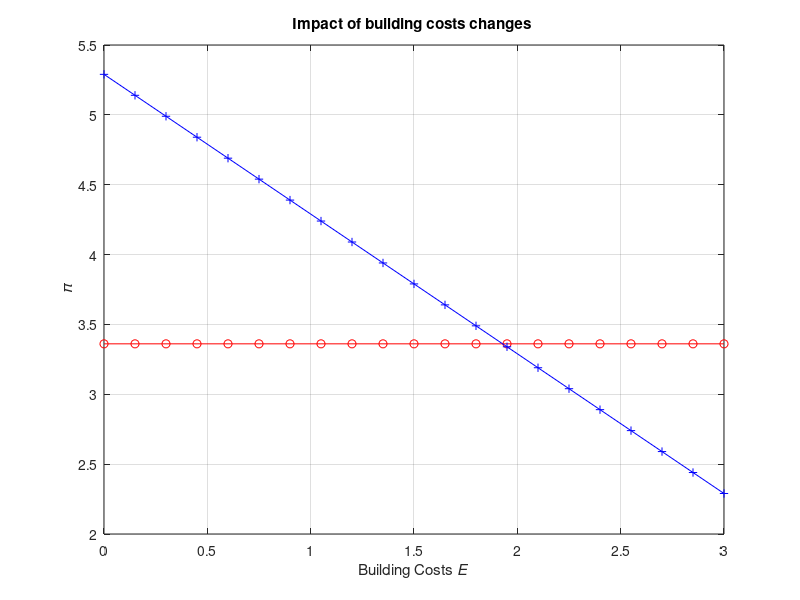

The MATLAB source for this figure: (Note: this script raises an error after producing the figure.)
%% 
clear all;
clc;

%固定参数赋值%
a=0.7;
q=0.5;
c1=0.3;
c2=0.5;
m1=0.3;
m2=0.4;
m3=0.5;
f1=0.7;
f2=0.9;
f3=0.6;
t1=0.5;
t2=0.2;
t3=0.45;
n=100;

g=0.2;r=0.5;e=0.2;x=0.2;b=0.6;
E=0:0.15:3;

y1=1-(1-a)*(b+g)+f1*(r+e)-t1*x-m1-c1;
y2=1+f2*(r+e)-t2*x-m2-c2;
y3=1-(1-q)*(b+g)+f3*(r+e)-t3*x-m3;

%2.对pi的影响%
s1=(1/9)*n*((1-((1-a)*(b+g)-f1*(r+e)+t1*x)-m1-c1).^2)+E-E;
i1=(1/9)*n*((1-((1-a)*(b+g)-f1*(r+e)+t1*x)-m1-c1).^2)+E-E;
s2=(1/9)*n*((1-(-f2*(r+e)+t2*x)-m2-c2).^2)+b-b+E-E;
i2=(1/9)*n*((1-(-f2*(r+e)+t2*x)-m2-c2).^2)+b-b-E;
s3=(1/4)*n*((1-((1-q)*(b+g)-f3*(r+e)+t3*x)-m3).^2)+E-E;

plot(E,i1,'r-o',E,i2,'b-+');
%plot(E,s1,'k-+',E,i1,'r-o',E,s2,'k-o',E,i2,'b-+',E,s3,'k->');
%plot(b,p1,'k-o',b,p2,'k-+',b,p3,'k->',b,w1,'r-o',b,w2,'b-+');
hold on;

title({'Impact of building costs changes '}, 'Interpreter', 'none', 'HorizontalAlignment', 'center');


xlabel('Building Costs\it E');
ylabel('\it \pi');
%yline(s2,'-','s2');
%text(b,i1,'i1');
%yline(i2,'-','i2');
%text(b,s1,'s1');
%text(b,s3,'s3');
grid on;
enableservice('AutomationServer',true);
box on;
legend("\it \pi_{I}^{1}","\it \pi_{I}^{2}");

%enableservice('AutomationServer',true);

%legend("\it \pi_{S}^{1}","\it \pi_{I}^{1}","\it \pi_{S}^{2}","\it \pi_{I}^{2}","\it \pi_{S}^{3}");
hold off;


exportgraphics(gcf, 'E12.pdf', 'Resolution', 1200);